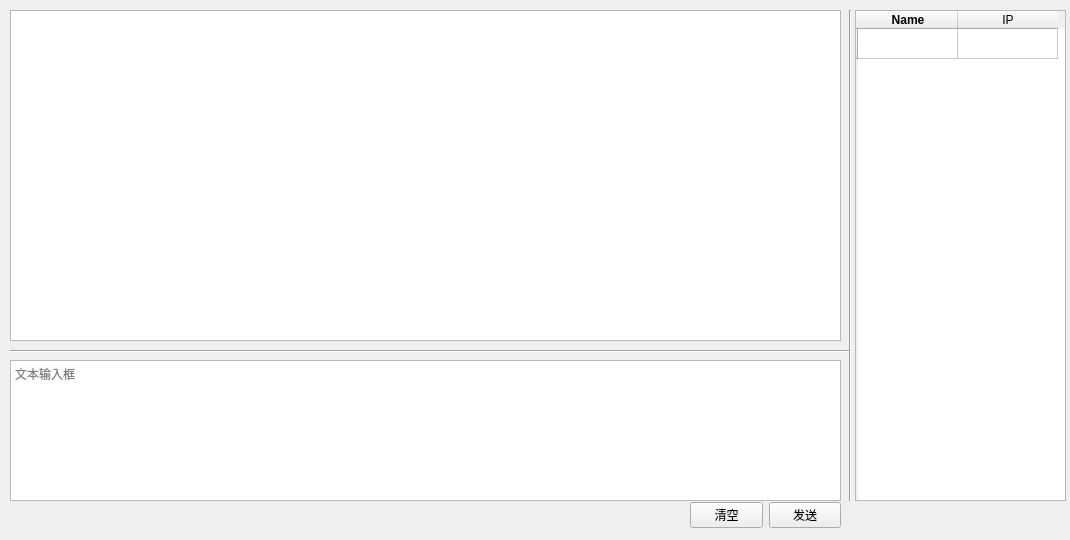
<?xml version="1.0" encoding="UTF-8"?>
<ui version="4.0">
 <class>Ui</class>
 <widget class="QWidget" name="Ui">
  <property name="geometry">
   <rect>
    <x>0</x>
    <y>0</y>
    <width>1070</width>
    <height>540</height>
   </rect>
  </property>
  <property name="windowTitle">
   <string>Form</string>
  </property>
  <property name="autoFillBackground">
   <bool>false</bool>
  </property>
  <widget class="QTextEdit" name="textEdit">
   <property name="geometry">
    <rect>
     <x>10</x>
     <y>10</y>
     <width>831</width>
     <height>331</height>
    </rect>
   </property>
   <property name="sizePolicy">
    <sizepolicy hsizetype="Expanding" vsizetype="Expanding">
     <horstretch>0</horstretch>
     <verstretch>1</verstretch>
    </sizepolicy>
   </property>
   <property name="readOnly">
    <bool>true</bool>
   </property>
  </widget>
  <widget class="QPlainTextEdit" name="plainTextEdit">
   <property name="geometry">
    <rect>
     <x>10</x>
     <y>360</y>
     <width>831</width>
     <height>141</height>
    </rect>
   </property>
   <property name="sizePolicy">
    <sizepolicy hsizetype="Expanding" vsizetype="Expanding">
     <horstretch>0</horstretch>
     <verstretch>1</verstretch>
    </sizepolicy>
   </property>
   <property name="placeholderText">
    <string>文本输入框</string>
   </property>
  </widget>
  <widget class="QTableWidget" name="tableWidget">
   <property name="geometry">
    <rect>
     <x>855</x>
     <y>10</y>
     <width>211</width>
     <height>491</height>
    </rect>
   </property>
   <property name="sizePolicy">
    <sizepolicy hsizetype="Expanding" vsizetype="Expanding">
     <horstretch>0</horstretch>
     <verstretch>1</verstretch>
    </sizepolicy>
   </property>
   <property name="editTriggers">
    <set>QAbstractItemView::NoEditTriggers</set>
   </property>
   <property name="columnCount">
    <number>2</number>
   </property>
   <row>
    <property name="text">
     <string/>
    </property>
   </row>
   <column>
    <property name="text">
     <string>Name</string>
    </property>
    <property name="font">
     <font>
      <bold>true</bold>
     </font>
    </property>
   </column>
   <column>
    <property name="text">
     <string>IP</string>
    </property>
   </column>
  </widget>
  <widget class="QWidget" name="layoutWidget">
   <property name="geometry">
    <rect>
     <x>690</x>
     <y>500</y>
     <width>151</width>
     <height>31</height>
    </rect>
   </property>
   <layout class="QHBoxLayout" name="horizontalLayout">
    <item>
     <widget class="QPushButton" name="ClearButton">
      <property name="text">
       <string>清空</string>
      </property>
     </widget>
    </item>
    <item>
     <widget class="QPushButton" name="SendButton">
      <property name="text">
       <string>发送</string>
      </property>
     </widget>
    </item>
   </layout>
  </widget>
  <widget class="Line" name="line">
   <property name="geometry">
    <rect>
     <x>10</x>
     <y>336</y>
     <width>841</width>
     <height>31</height>
    </rect>
   </property>
   <property name="orientation">
    <enum>Qt::Horizontal</enum>
   </property>
  </widget>
  <widget class="Line" name="line_2">
   <property name="geometry">
    <rect>
     <x>840</x>
     <y>10</y>
     <width>20</width>
     <height>491</height>
    </rect>
   </property>
   <property name="orientation">
    <enum>Qt::Vertical</enum>
   </property>
  </widget>
 </widget>
 <resources/>
 <connections/>
</ui>
